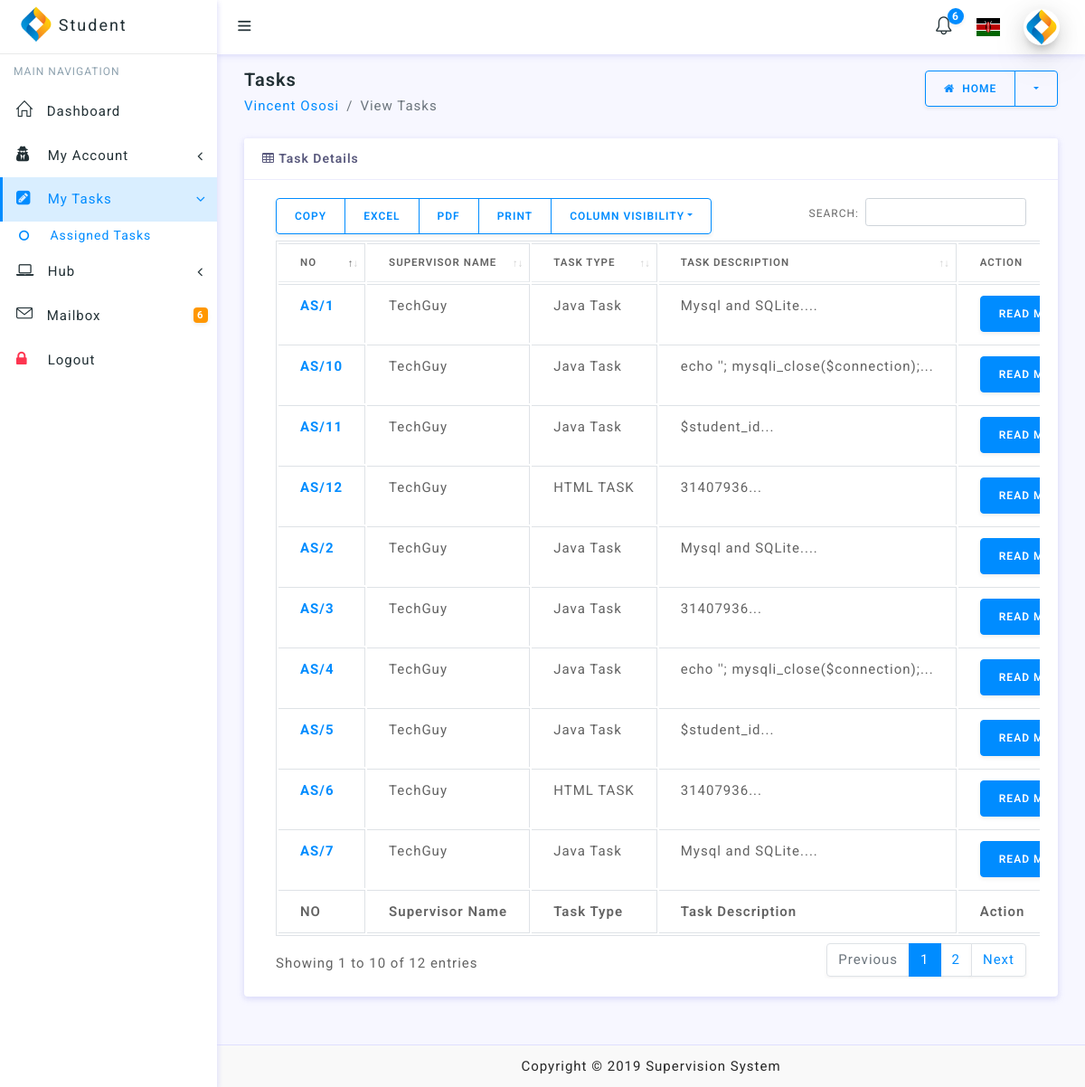
Screenshot of /student/dashboard/view_tasks.php (signed in) with the database file from the repository.
### tables this page shows
CREATE TABLE `student_table` (
  `id` int(11) NOT NULL,
  `student_name` varchar(255) NOT NULL,
  `phone_number` varchar(255) NOT NULL,
  `national_id` varchar(255) NOT NULL,
  `email` varchar(255) NOT NULL,
  `address` varchar(255) NOT NULL,
  `gender` varchar(255) NOT NULL,
  `secret_code` varchar(255) NOT NULL,
  `password` varchar(255) NOT NULL,
  `created_at` datetime NOT NULL
);

CREATE TABLE `task_table` (
  `id` int(11) NOT NULL,
  `student_id` int(11) NOT NULL,
  `supervisor_id` int(11) NOT NULL,
  `task_type` text NOT NULL,
  `task_description` text NOT NULL,
  `status` tinyint(1) NOT NULL,
  `created_at` datetime NOT NULL
);

CREATE TABLE `supervisor_table` (
  `id` int(11) NOT NULL,
  `supervisor_name` varchar(255) NOT NULL,
  `email` varchar(255) NOT NULL,
  `phone_number` varchar(255) NOT NULL,
  `national_id` varchar(255) NOT NULL,
  `secret_code` varchar(255) NOT NULL,
  `password` varchar(255) NOT NULL,
  `created_at` datetime NOT NULL
);

### student/sessions/student_session.php (called while the page is built, shortened)
<?php
require '../../DBConnection/Connection.php';
$student_check = $_SESSION['login_student'];
$ses_sql = mysqli_query($connection, "select * from student_table where national_id='$student_check'");
$row = mysqli_fetch_assoc($ses_sql);
$student_id = $row['id'];
$student_name = $row['student_name'];

### student/dashboard/view_tasks.php (the view, shortened to what this page needs)
<?php
require '../sessions/student_session.php';
?>
<!doctype html>
<html lang="en">
<head>
    <link href="../../inc/table.css" rel="stylesheet" type="text/css"/>
</head>
<body>
<div id="wrapper">
    <?php
    require '../layouts/student_layout.php';
    ?>
    <div class="content-wrapper">
        <div class="container-fluid">
            <div class="row pt-2 pb-2">
                <div class="col-sm-9">
                    <h4 class="page-title">Tasks</h4>
                    <ol class="breadcrumb">
                        <li class="breadcrumb-item"><a href="changePassword.php"><?php echo $student_name ?></a></li>
                        <li class="breadcrumb-item active" aria-current="page">View Tasks</li>
                    </ol>
                </div>
                <div class="col-sm-3">
                    <a href="home.php">
                        <div class="btn-group float-sm-right">
                            <button type="button" class="btn btn-outline-primary waves-effect waves-light"><i
                                        class="fa fa-home mr-1"></i> Home
                            </button>
                            <button type="button"
                                    class="btn btn-outline-primary dropdown-toggle dropdown-toggle-split waves-effect waves-light"
                                    data-toggle="dropdown">
                            </button>
                        </div>
                    </a>
                </div>
            </div>
            <div class="row">
                <div class="col-lg-12">
                    <div class="card">
                        <?php
                        if ($connection) {
                            $result = mysqli_query($connection, "SELECT * FROM task_table WHERE student_id='$student_id' ORDER BY id DESC ");
                            if (mysqli_num_rows($result) > 0) {
                                echo '<div class="card-header"><i class="fa fa-table"></i> Task Details</div>';
                                echo '<div class="card-body">';
                                echo '<div class="table-responsive">
                                <table id="example" class="table table-bordered">
                                    <thead>
                                    <tr>
                                      <th>NO</th>
                                    <th>Supervisor Name</th>
                                    <th>Task Type</th>
                                    <th>Task Description</th>
                                    <th>Action</th>
                                    <th>Date/Time</th>
                                    </tr>
                                    </thead>';
                                echo '<tbody>';
                                while ($row = mysqli_fetch_array($result)) {
                                    $supervisor_id = $row['supervisor_id'];
                                    $sql = mysqli_query($connection, "SELECT * FROM supervisor_table WHERE id='$supervisor_id'");
                                    $rowThree = mysqli_fetch_assoc($sql);
                                    echo '<tr>
                                                  <td><strong class="text-primary">AS/' . $row['id'] . '</strong></td>
                                                  <td>' . $rowThree['supervisor_name'] . '</td>
                                                  <td>' . $row['task_type'] . '</td>
                                                  <td>' . mb_substr($row['task_description'], 0, 300, 'utf8') . '...' . '</td>
                                                  <td><a href="read_task.php?action=read&id=' . $row["id"] . '" class="btn btn-primary">Read More...</a></td>
                                                  <td>' . date('F d, Y h:i a', strtotime($row['created_at'])) . '</td>
                                                  </tr>';
                                }
                                echo '</tbody>';
                                echo '<tfoot>
                                    <tr>
                                       <th>NO</th>
                                    <th>Supervisor Name</th>
                                    <th>Task Type</th>
                                    <th>Task Description</th>
                                    <th>Action</th>
                                    <th>Date/Time</th>
                                    </tr>
                                    </tfoot>
                                </table>
                            </div>';
                                echo '</div>';
                            } else {
                                echo '<center><h2 class="text-danger text-uppercase">No Tasks Assigned To You Yet.</h2></center>';
                            }
                        }
                        ?>
                    </div>
                </div>
            </div>
        </div>
    </div>
    <?php
    require('../../inc/footer.php')
    ?>
</div>
</body>
</html>

### rows the page displays
student_table: student_name "Vincent Ososi"
task_table: id "12", supervisor_table.supervisor_name "TechGuy", task_type "HTML TASK", task_description "31407936"
task_table: id "11", supervisor_table.supervisor_name "TechGuy", task_type "Java Task", task_description "$student_id"
task_table: id "10", supervisor_table.supervisor_name "TechGuy", task_type "Java Task", task_description "echo ' '; mysqli_close($connection);"
task_table: id "7", supervisor_table.supervisor_name "TechGuy", task_type "Java Task", task_description "Mysql and SQLite."
task_table: id "6", supervisor_table.supervisor_name "TechGuy", task_type "HTML TASK", task_description "31407936"
task_table: id "5", supervisor_table.supervisor_name "TechGuy", task_type "Java Task", task_description "$student_id"
task_table: id "4", supervisor_table.supervisor_name "TechGuy", task_type "Java Task", task_description "echo ' '; mysqli_close($connection);"
task_table: id "3", supervisor_table.supervisor_name "TechGuy", task_type "Java Task", task_description "31407936"
task_table: id "2", supervisor_table.supervisor_name "TechGuy", task_type "Java Task", task_description "Mysql and SQLite."
task_table: id "1", supervisor_table.supervisor_name "TechGuy", task_type "Java Task", task_description "Mysql and SQLite."

### other values shown
$unReadNotifications "6"
$appName "Supervision System"
